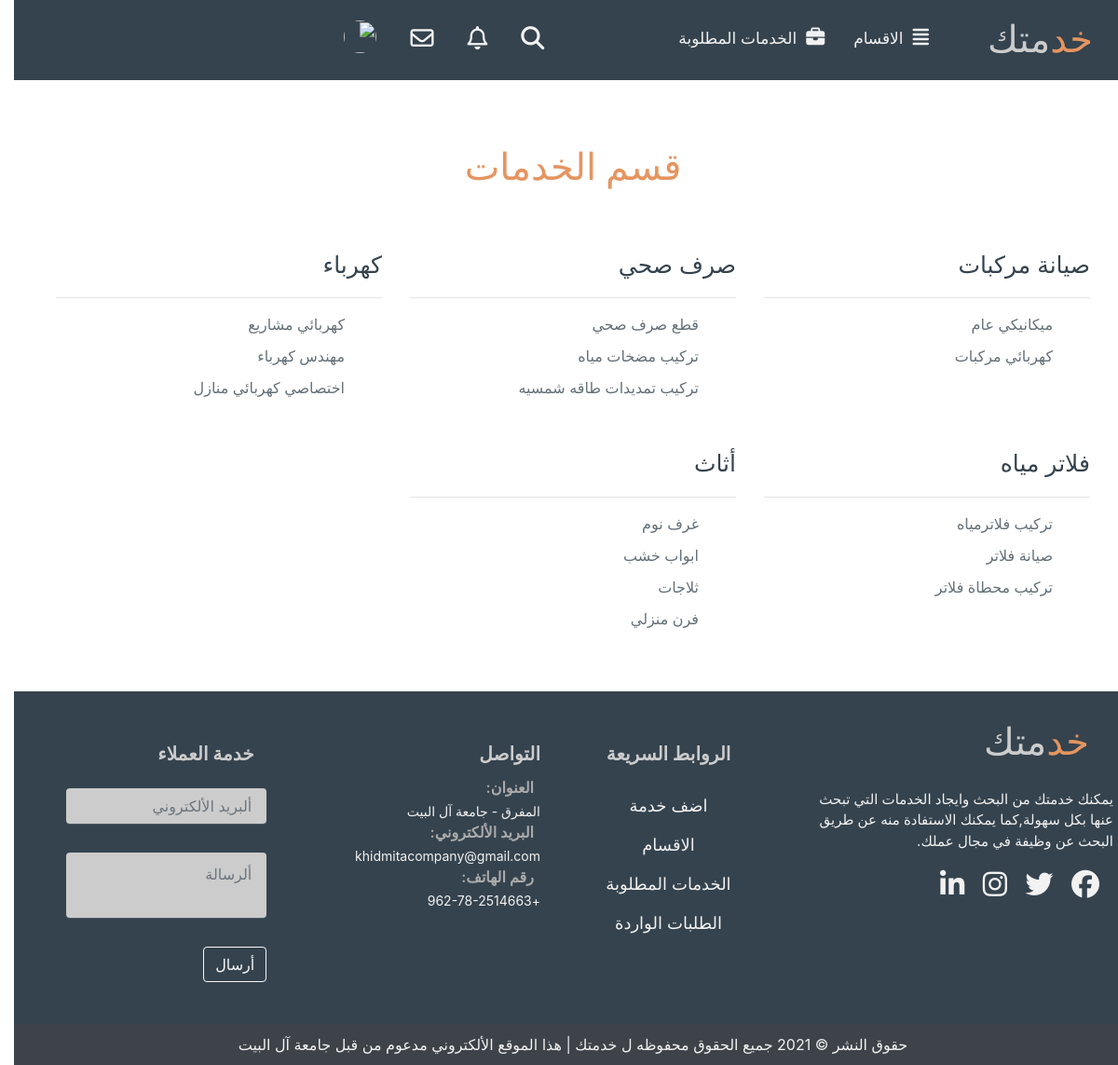
/serves-section.php, run on the app's committed database.
### tables this page shows
CREATE TABLE `main_categories` (
  `id` int(11) NOT NULL,
  `title_cat` varchar(255) NOT NULL,
  `type` varchar(255) NOT NULL DEFAULT 'F'
);

CREATE TABLE `sub_category` (
  `id` int(11) NOT NULL,
  `Name` varchar(255) NOT NULL,
  `parent_id` int(11) NOT NULL
);

### serves-section.php (the view, shortened to what this page needs)
<?php
  include ("include/connect.php");
  include ("include/header.php");
  include ("include/topnav.php");
?>
<?php
$row_category=array();
$free1 ="SELECT * from main_categories WHERE main_categories.type='S'";
$run_free = $con->query($free1);
while($row_free = $run_free->fetch())
{
  $categoryid = $row_free['id'];
  $category_title = $row_free['title_cat'];
  $sub_cat ="SELECT * from sub_category WHERE sub_category.parent_id='$categoryid'";
  $run_sub = $con->query($sub_cat);
  $row = $run_sub->rowCount();
  if($row >0 )
  {
    $row_subs1=[];
    while($row_subs=$run_sub->fetch()){
      $sub_id = $row_subs['id'];
      $sub_title = $row_subs['Name'];
      array_push($row_subs1,['Sub ID'=> $sub_id,'Sub Title'=> $sub_title]);
    }
  }else{
    $row_subs1=[];
  }
  array_push($row_category,['Category ID'=> $categoryid, 'Category Title'=> $category_title,'Sub Items'=> $row_subs1]);
}
?>
<h1 class="name-section">قسم الخدمات</h1>
<div class="container">
    <div class="row">
    <?php foreach($row_category as $category){ ?>
        <div class="col-md-4">
            <div class="container-section-freelance">
              <a href="#" class="section-title"><?php echo $category['Category Title']?></a>
              <hr>
              <ul>
                <?php foreach($category['Sub Items'] as $sub): ?>
                 <li><a href="section.php?Cat_id=<?= $sub['Sub ID'] ?>">
                   <?= $sub['Sub Title'] ?> </a></li>
                 <?php endforeach; ?>
              </ul>
            </div>
        </div>
        <?php } ?>
    </div>
</div>
<?php include ("include/footer.php");?>

### layot/css/main.css (style rules this page uses)
:root { --orang--color: #e59560; --Navy--color: #35434e; --White--color: #f2f2f2; --residential--color:#ccc; }
body { direction: rtl; text-align: right; overflow-x: hidden; }
.name-section { font-family: 'Lemonada'; text-align: center; margin-top: 70px; font-size: 40px; color:var(--orang--color); }
.section-title { text-decoration: none; color:var(--Navy--color); font-size: 25px; }
.container-section-freelance { margin-top: 35px; }
.container-section-freelance ul li { text-decoration: none;margin-bottom: 10px;list-style: none; }
.container-section-freelance ul li a { color:#35434ec2;text-decoration: none; }

### data on the page
main_categories: title_cat "صيانة مركبات"
sub_category: Name "ميكانيكي عام"
sub_category: Name "كهربائي مركبات"
main_categories: title_cat "صرف صحي"
sub_category: Name "قطع صرف صحي"
sub_category: Name "تركيب مضخات مياه"
sub_category: Name "تركيب تمديدات طاقه شمسيه"
main_categories: title_cat "كهرباء"
sub_category: Name "كهربائي مشاريع"
sub_category: Name "مهندس كهرباء"
sub_category: Name "اختصاصي كهربائي منازل"
main_categories: title_cat "فلاتر مياه"
sub_category: Name "تركيب فلاترمياه"
sub_category: Name "صيانة فلاتر"
sub_category: Name "تركيب محطاة فلاتر"
main_categories: title_cat "أثاث"
sub_category: Name "غرف نوم"
sub_category: Name "ابواب خشب"
sub_category: Name "ثلاجات"
sub_category: Name "فرن منزلي"
